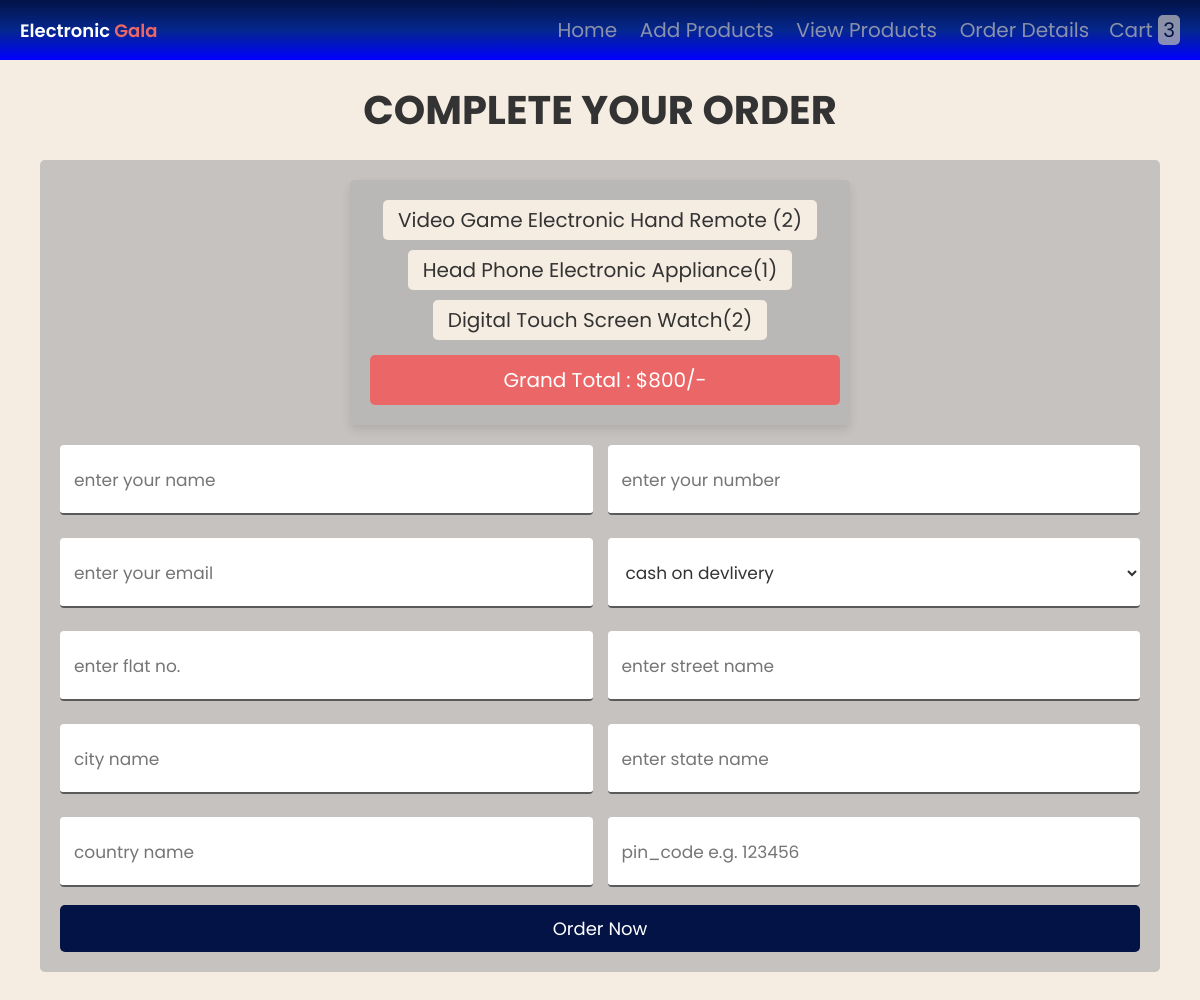
The page /checkout.php on the database its author committed.
### tables this page shows
CREATE TABLE `cart` (
  `id` int(100) NOT NULL,
  `user_id` int(100) NOT NULL,
  `name` text NOT NULL,
  `price` int(100) NOT NULL,
  `image` varchar(255) NOT NULL,
  `quantity` int(100) NOT NULL
);

### checkout.php (the view, shortened to what this page needs)
<?php
@include 'config.php';
?>
<!DOCTYPE html>
<html lang="en">
<head>
   <link rel="stylesheet" href="https://cdnjs.cloudflare.com/ajax/libs/font-awesome/6.0.0/css/all.min.css">
   <link rel="stylesheet" href="css/style1.css">
</head>
<body>
<?php include 'header.php'; ?>
<div class="container">
<section class="checkout-form">
   <h1 class="heading">complete your order</h1>
   <form action="" method="post">
   <div class="display-order">
      <?php
         $select_cart = mysqli_query($conn, "SELECT * FROM `cart`");
         $total = 0;
         $grand_total = 0;
         if(mysqli_num_rows($select_cart) > 0){
            while($fetch_cart = mysqli_fetch_assoc($select_cart)){
            $total_price = number_format($fetch_cart['price'] * $fetch_cart['quantity']);
            $grand_total = $total += $total_price;
      ?>
      <span><?= $fetch_cart['name']; ?>(<?= $fetch_cart['quantity']; ?>)</span>
      <?php
         }
      }else{
         echo "<div class='display-order'><span>your cart is empty!</span></div>";
      }
      ?>
      <span class="grand-total"> grand total : $<?= $grand_total; ?>/- </span>
   </div>
      <div class="flex">
         <div class="inputBox">
            <input type="text" placeholder="enter your name" name="name" required>
         </div>
         <div class="inputBox">
            <input type="number" placeholder="enter your number" name="number" required>
         </div>
         <div class="inputBox">
            <input type="email" placeholder="enter your email" name="email" required>
         </div>
         <div class="inputBox">
            <select name="method">
               <option value="cash on delivery" selected>cash on devlivery</option>
            </select>
         </div>
         <div class="inputBox">
            <input type="text" placeholder="enter flat no." name="flat" required>
         </div>
         <div class="inputBox">
            <input type="text" placeholder="enter street name" name="street" required>
         </div>
         <div class="inputBox">
            <input type="text" placeholder="city name" name="city" required>
         </div>
         <div class="inputBox">
            <input type="text" placeholder="enter state name" name="state" required>
         </div>
         <div class="inputBox">
            <input type="text" placeholder="country name" name="country" required>
         </div>
         <div class="inputBox">
            <input type="text" placeholder="pin_code e.g. 123456" name="pin_code" required>
         </div>
      </div>
      <input type="submit" value="order now" name="order_btn" class="btn">
   </form>
</section>
</div>
</body>
</html>

### css/style1.css (style rules this page uses)
:root { --blue:rgb(3, 19, 70); --red: rgb(235, 96, 96); --orange:lightcoral; --black:#333; --white: rgba(182, 181, 181, 0.753); --bg-color:rgb(245, 236, 226); --dark-bg:rgba(0,0,0,.7); --box-shadow:0 .5rem 1rem rgba(0,0,0,.1); --border:.1rem solid #999; --lightblue : rgb(5, 39, 141) ; }
* { font-family: 'Poppins', sans-serif; margin:0; padding:0; box-sizing: border-box; outline: none; border:none; text-decoration: none; text-transform: capitalize; }
body { background-color: var(--bg-color); }
html { font-size: 62.5%; overflow-x: hidden; }
.container { max-width: 1200px; margin:0 auto; }
section { padding:2rem; }
.heading { text-align: center; font-size: 3.5rem; text-transform: uppercase; color:var(--black); margin-bottom: 2rem; }
.btn, .option-btn, .delete-btn { display: block; width: 100%; text-align: center; background-color: var(--blue); color: #fff; font-size: 1.7rem; padding:1.2rem 3rem; border-radius: .5rem; cursor: pointer; margin-top: 1rem; }
.checkout-form form { padding:2rem; border-radius: .5rem; background-color: var(--white); }
.checkout-form form .flex { display: flex; flex-wrap: wrap; gap:1.5rem; }
.checkout-form form .flex .inputBox { flex:1 1 40rem; border-bottom: var(--border); background-color: #fff; height: 7rem; margin-bottom: 8px; border-radius: 4px; }
.checkout-form form .flex .inputBox input, .checkout-form form .flex .inputBox select { width: 100%; background-color: #ffff; font-size: 1.7rem; color:var(--black); border-radius: .5rem; margin:1rem 0; padding:1.2rem 1.4rem; text-transform: none; border: none; }
.display-order { max-width: 50rem; background-color: var(--white); border-radius: .5rem; text-align: center; padding:1.5rem; margin:0 auto; margin-bottom: 2rem; box-shadow: var(--box-shadow); border: none; }
.display-order span { display: inline-block; border-radius: .5rem; background-color: var(--bg-color); padding:.5rem 1.5rem; font-size: 2rem; color:var(--black); margin:.5rem; }
.display-order span.grand-total { width: 100%; background-color: var(--red); color: #ffff; padding:1rem; margin-top: 1rem; }

### css/style.css (style rules this page uses)
:root { --blue:rgb(3, 19, 70); --red: rgb(235, 103, 103); --orange:rgb(241, 143, 143); --black:#333; --white: rgba(182, 181, 181, 0.753); --light-bg:rgb(245, 236, 226); --box-shadow:0 5px 10px rgba(0,0,0,.1); --border:2px solid rgba(51, 51, 51, 0.808); --lightblue : rgb(5, 39, 141) ; }
* { font-family: 'Poppins', sans-serif; margin:0; padding:0; box-sizing: border-box; outline: none; border: none; text-decoration: none; }
html { font-size: 62.5%; overflow-x: hidden; }
body { background-color: var(--light-bg); }
.btn, .delete-btn, .option-btn { display: inline-block; padding:10px 30px; cursor: pointer; font-size: 18px; color:#fff; border-radius: 5px; text-transform: capitalize; }
.btn { background-color: var(--blue); margin-top: 10px; }
.container { padding:0 20px; margin:0 auto; max-width: 1200px; padding-bottom: 70px; }
.container .heading { text-align: center; margin-bottom: 20px; font-size: 40px; text-transform: uppercase; color:var(--black); }

### rows shown on the page
cart: name "Video Game Electronic Hand Remote", quantity "2"
cart: name "Head Phone Electronic Appliance", quantity "1"
cart: name "Digital Touch Screen Watch", quantity "2"

### other values the page prints
$row_count "3"
$grand_total "800"
